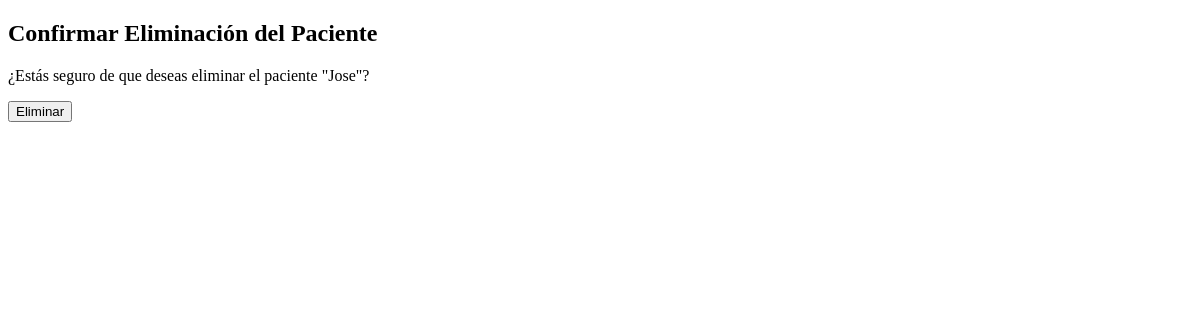
The app's page /Oncoliq/eliminarPaciente/2/ (signed in), older data.
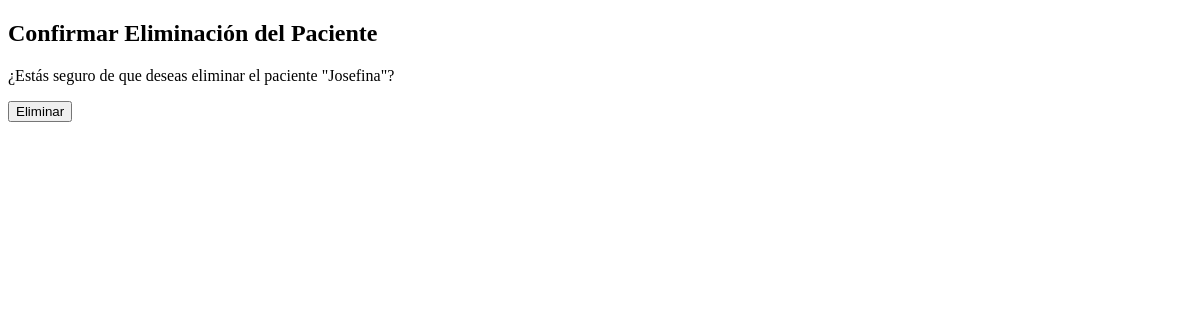
The same page, newer data.
### Oncoliq/models.py (models this page shows, shortened)
class Paciente(models.Model):
    nombre = models.CharField(max_length=30)
    apellido = models.CharField(max_length=30)
    email = models.EmailField()

### Oncoliq/views.py (the view)
# urls.py: path('eliminarPaciente/<int:pk>/', eliminarPaciente, name='eliminarPaciente'),
@login_required
def eliminarPaciente(request, pk):
    paciente = get_object_or_404(Paciente, pk=pk)
    if request.method == 'POST':
        paciente.delete()
        return redirect('Paciente')
    return render(request, 'Oncoliq/paciente/confirmarEliminarPaciente.html', {'paciente': paciente})

### Oncoliq/avatar_context.py (called while the page is built)
def avatar_context_processor(request):
    avatar = getAvatar(request)
    return {'avatar':avatar}

### Oncoliq/views.py (called while the page is built)
def getAvatar(request):
    avatar = Avatar.objects.filter(user = request.user.id)
    try:
        avatar = avatar[0].image.url
    except:
        avatar = None
    return avatar

### Oncoliq/templates/Oncoliq/paciente/confirmarEliminarPaciente.html (shortened to what this page needs)
<!DOCTYPE html>
<html>
<head>
</head>
<body>
    <h2>Confirmar Eliminación del Paciente</h2>
    <p>¿Estás seguro de que deseas eliminar el paciente "{{ paciente.nombre }}"?</p>
    <form method="post">
        <button type="submit">Eliminar</button>
    </form>
</body>
</html>

Row changes from the older to the newer data that the page shows:
changed Paciente: nombre "Jose" → "Josefina"
